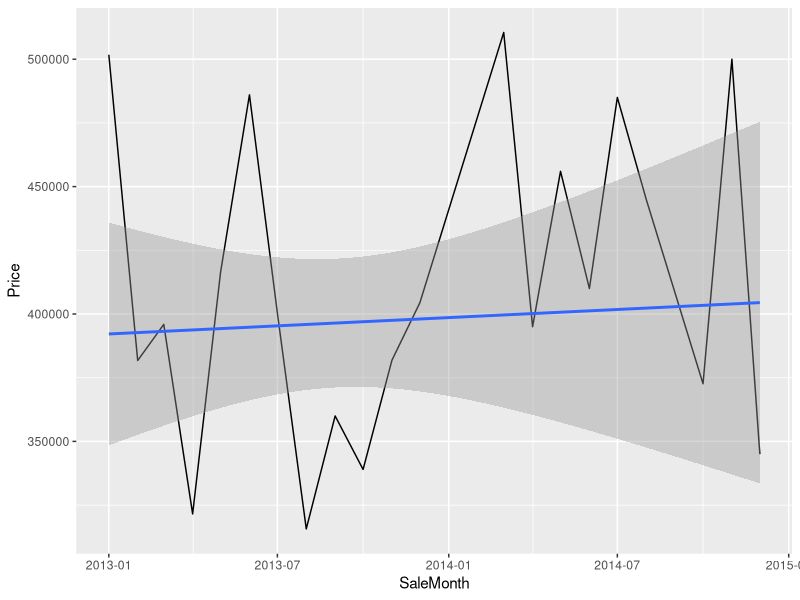
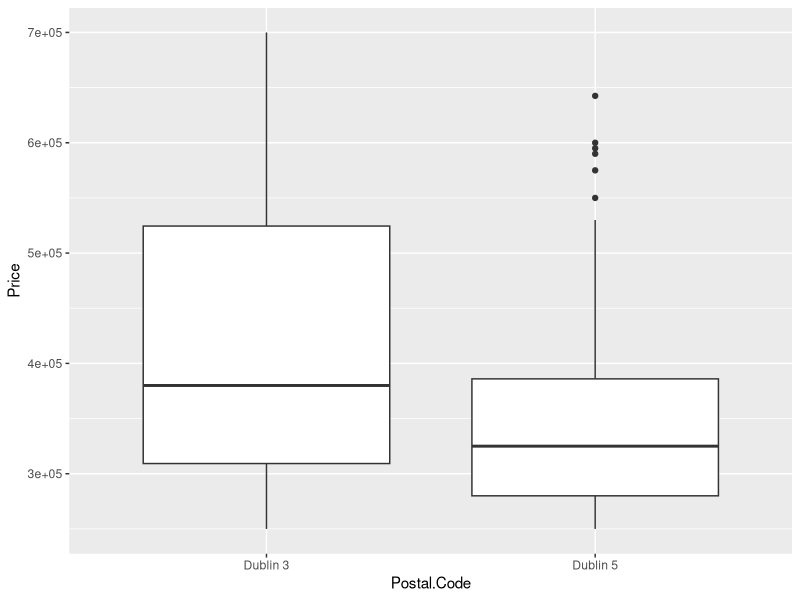

The R source for these figures, in order:
library(gmodels)
library(ggplot2)
library(scales)


data.2013<- read.csv('data/cleaned/PPR-2013-Dublin.csv', stringsAsFactors = FALSE)
data.2014 <- read.csv('data/cleaned/PPR-2014-Dublin.csv', stringsAsFactors = FALSE)

data <- rbind(data.2013, data.2014)

names(data) <- c('Date.of.Sale','Address','Postal.Code','County','Price','Not.Full.Market.Price','VAT.Exclusive','Description.of.Property','Property.Size.Description')

str(data)
data$Postal.Code <- as.factor(data$Postal.Code)
data$County <- as.factor(data$County)
data$Date.of.Sale <- as.Date(data$Date.of.Sale,"%m/%d/%Y")
data$SaleMonth <- as.Date(cut(data$Date.of.Sale,  breaks = "month"))
data$Description.of.Property <- as.factor(data$Description.of.Property)
data$Property.Size.Description <- as.factor(data$Property.Size.Description)
data$VAT.Exclusive <- as.factor(data$VAT.Exclusive)
data$Not.Full.Market.Price <- as.factor(data$Not.Full.Market.Price)


price_range <- 250000:700000
post_codes <- c('Dublin 3', 'Dublin 5')

data.subset <- subset(data, Price %in% price_range & Postal.Code %in% post_codes)

pdf("2013-2014-summary.pdf")
ggplot(data.subset, aes(SaleMonth,Price)) + stat_summary(fun.y = mean, geom="line") + geom_smooth(method='lm')

ggplot(data.subset, aes(Postal.Code, Price)) + geom_boxplot()
dev.off();
